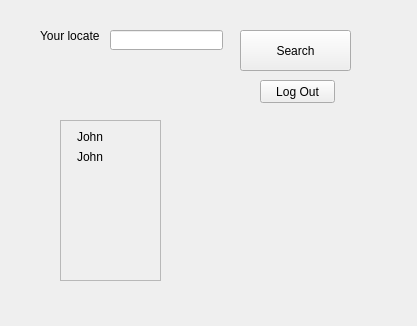
<?xml version="1.0" encoding="UTF-8"?>
<ui version="4.0">
 <class>Form</class>
 <widget class="QWidget" name="Form">
  <property name="geometry">
   <rect>
    <x>0</x>
    <y>0</y>
    <width>417</width>
    <height>326</height>
   </rect>
  </property>
  <property name="windowTitle">
   <string>Form</string>
  </property>
  <widget class="QScrollArea" name="scrollArea">
   <property name="geometry">
    <rect>
     <x>60</x>
     <y>120</y>
     <width>101</width>
     <height>161</height>
    </rect>
   </property>
   <property name="widgetResizable">
    <bool>true</bool>
   </property>
   <widget class="QWidget" name="scrollAreaWidgetContents">
    <property name="geometry">
     <rect>
      <x>0</x>
      <y>0</y>
      <width>93</width>
      <height>132</height>
     </rect>
    </property>
    <property name="sizePolicy">
     <sizepolicy hsizetype="Fixed" vsizetype="Fixed">
      <horstretch>0</horstretch>
      <verstretch>0</verstretch>
     </sizepolicy>
    </property>
    <layout class="QVBoxLayout" name="verticalLayout">
     <item>
      <layout class="QHBoxLayout" name="horizontalLayout_2">
       <property name="spacing">
        <number>0</number>
       </property>
       <item>
        <widget class="QLabel" name="label_4">
         <property name="sizePolicy">
          <sizepolicy hsizetype="Fixed" vsizetype="Fixed">
           <horstretch>0</horstretch>
           <verstretch>0</verstretch>
          </sizepolicy>
         </property>
         <property name="text">
          <string/>
         </property>
         <property name="pixmap">
          <pixmap>ava.png</pixmap>
         </property>
        </widget>
       </item>
       <item>
        <widget class="QLabel" name="label_5">
         <property name="sizePolicy">
          <sizepolicy hsizetype="Fixed" vsizetype="Fixed">
           <horstretch>0</horstretch>
           <verstretch>0</verstretch>
          </sizepolicy>
         </property>
         <property name="text">
          <string>John</string>
         </property>
        </widget>
       </item>
      </layout>
     </item>
     <item>
      <layout class="QHBoxLayout" name="horizontalLayout_3">
       <property name="spacing">
        <number>0</number>
       </property>
       <item>
        <widget class="QLabel" name="label_6">
         <property name="sizePolicy">
          <sizepolicy hsizetype="Fixed" vsizetype="Fixed">
           <horstretch>0</horstretch>
           <verstretch>0</verstretch>
          </sizepolicy>
         </property>
         <property name="text">
          <string/>
         </property>
         <property name="pixmap">
          <pixmap>ava.png</pixmap>
         </property>
        </widget>
       </item>
       <item>
        <widget class="QLabel" name="label_7">
         <property name="sizePolicy">
          <sizepolicy hsizetype="Fixed" vsizetype="Fixed">
           <horstretch>0</horstretch>
           <verstretch>0</verstretch>
          </sizepolicy>
         </property>
         <property name="text">
          <string>John</string>
         </property>
        </widget>
       </item>
      </layout>
     </item>
    </layout>
   </widget>
  </widget>
  <widget class="QLabel" name="label_2">
   <property name="geometry">
    <rect>
     <x>40</x>
     <y>20</y>
     <width>81</width>
     <height>31</height>
    </rect>
   </property>
   <property name="text">
    <string>Your locate</string>
   </property>
  </widget>
  <widget class="QLineEdit" name="lineEdit">
   <property name="geometry">
    <rect>
     <x>110</x>
     <y>30</y>
     <width>113</width>
     <height>20</height>
    </rect>
   </property>
  </widget>
  <widget class="QPushButton" name="pushButton_2">
   <property name="geometry">
    <rect>
     <x>260</x>
     <y>80</y>
     <width>75</width>
     <height>23</height>
    </rect>
   </property>
   <property name="text">
    <string>Log Out</string>
   </property>
  </widget>
  <widget class="QPushButton" name="pushButton">
   <property name="geometry">
    <rect>
     <x>240</x>
     <y>30</y>
     <width>111</width>
     <height>41</height>
    </rect>
   </property>
   <property name="text">
    <string>Search</string>
   </property>
  </widget>
 </widget>
 <resources/>
 <connections/>
</ui>
